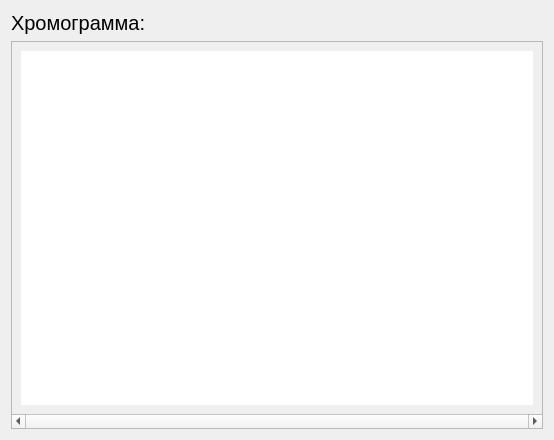
<?xml version="1.0" encoding="UTF-8"?>
<ui version="4.0">
 <class>Chromo</class>
 <widget class="QWidget" name="Chromo">
  <property name="geometry">
   <rect>
    <x>0</x>
    <y>0</y>
    <width>554</width>
    <height>440</height>
   </rect>
  </property>
  <property name="windowTitle">
   <string>Хромограмма</string>
  </property>
  <layout class="QVBoxLayout" name="verticalLayout">
   <item>
    <widget class="QLabel" name="label">
     <property name="font">
      <font>
       <pointsize>15</pointsize>
      </font>
     </property>
     <property name="text">
      <string>Хромограмма:</string>
     </property>
    </widget>
   </item>
   <item>
    <widget class="QScrollArea" name="scrollArea">
     <property name="verticalScrollBarPolicy">
      <enum>Qt::ScrollBarAsNeeded</enum>
     </property>
     <property name="horizontalScrollBarPolicy">
      <enum>Qt::ScrollBarAlwaysOn</enum>
     </property>
     <property name="widgetResizable">
      <bool>true</bool>
     </property>
     <widget class="QWidget" name="scrollAreaWidgetContents">
      <property name="geometry">
       <rect>
        <x>0</x>
        <y>0</y>
        <width>534</width>
        <height>373</height>
       </rect>
      </property>
      <layout class="QGridLayout" name="gridLayout_2">
       <item row="0" column="0">
        <widget class="MplWidget" name="ChromaWidget" native="true">
         <property name="sizePolicy">
          <sizepolicy hsizetype="Ignored" vsizetype="Expanding">
           <horstretch>0</horstretch>
           <verstretch>0</verstretch>
          </sizepolicy>
         </property>
         <property name="minimumSize">
          <size>
           <width>0</width>
           <height>0</height>
          </size>
         </property>
         <property name="styleSheet">
          <string notr="true">background-color: rgb(255,255, 255);</string>
         </property>
        </widget>
       </item>
      </layout>
     </widget>
    </widget>
   </item>
  </layout>
 </widget>
 <customwidgets>
  <customwidget>
   <class>MplWidget</class>
   <extends>QWidget</extends>
   <header>mplwidget.h</header>
   <container>1</container>
  </customwidget>
 </customwidgets>
 <resources/>
 <connections/>
</ui>
